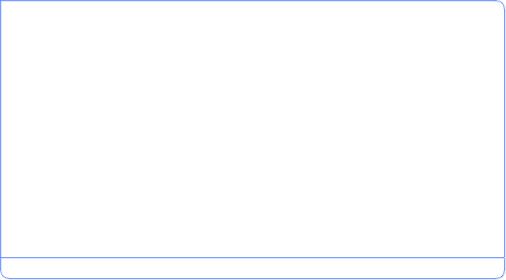
<?xml version="1.0" encoding="UTF-8"?>
<ui version="4.0">
 <class>Conversation</class>
 <widget class="QWidget" name="Conversation">
  <property name="geometry">
   <rect>
    <x>0</x>
    <y>0</y>
    <width>506</width>
    <height>280</height>
   </rect>
  </property>
  <property name="sizePolicy">
   <sizepolicy hsizetype="Expanding" vsizetype="Expanding">
    <horstretch>0</horstretch>
    <verstretch>0</verstretch>
   </sizepolicy>
  </property>
  <property name="windowTitle">
   <string>Conversation</string>
  </property>
  <property name="styleSheet">
   <string>QWidget {
	background-color: rgba(255, 255, 255, 0);
}

QPlainTextEdit, QLineEdit {
	border: 2px groove white;
	border-color: rgba(86, 128, 255, 200);
	color: rgb(101, 122, 255);
	background-color: rgb(255, 255, 255);
	selection-color: rgb(255, 255, 255);
	selection-background-color: rgb(101, 122, 255);
}

QPlainTextEdit {
	/*background-image: url(:/images/labelChat.png);*/
	/*background-position: bottom right;*/
	/*background-repeat: no-repeat;*/
	border-top-right-radius: 10px;
	border-bottom-width: 0px;
	padding: 0px;
}

QLineEdit {
	max-height: 15px;
	background-image: url(:/images/iconPen.png);
	background-position: center left;
	background-repeat: no-repeat;
	border-bottom-right-radius: 10px;
	border-bottom-left-radius: 10px;
	border-top-right-radius: 2px;
	border-top-left-radius: 0px;
	border-top-width: 2px;
	padding: 2px 5px 2px 25px;
}

QMenu {
	background-color: none;
}

QScrollBar {
	margin-bottom: 25px;
	background-color: none;
}</string>
  </property>
  <layout class="QVBoxLayout" name="verticalLayout_2">
   <property name="spacing">
    <number>0</number>
   </property>
   <property name="sizeConstraint">
    <enum>QLayout::SetMaximumSize</enum>
   </property>
   <property name="margin">
    <number>0</number>
   </property>
   <item>
    <layout class="QVBoxLayout" name="verticalLayout">
     <property name="spacing">
      <number>0</number>
     </property>
     <item>
      <widget class="QPlainTextEdit" name="textEdit_Chat">
       <property name="readOnly">
        <bool>true</bool>
       </property>
       <property name="plainText">
        <string/>
       </property>
      </widget>
     </item>
     <item>
      <widget class="QLineEdit" name="lineEdit_Message">
       <property name="text">
        <string/>
       </property>
      </widget>
     </item>
    </layout>
   </item>
  </layout>
 </widget>
 <resources/>
 <connections/>
</ui>
